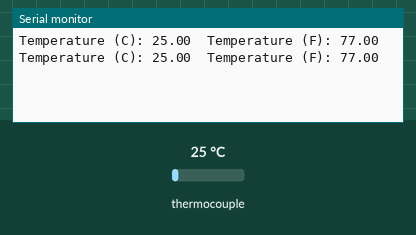
The sketch below on a simulated Arduino Uno, built with avr-gcc and run on an emulated ATmega328P. Shown: the last lines printed to the serial monitor. The inputs (shaded band) are chosen by the test bench; at power-on: thermocouple 25 °C.

Above: at 2.2 s.
2.3 s: thermocouple set to 6 °C
At 3.6 s:
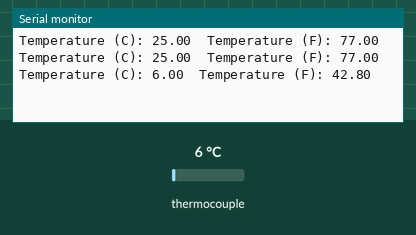
3.8 s: thermocouple set to 75 °C
At 4.8 s:
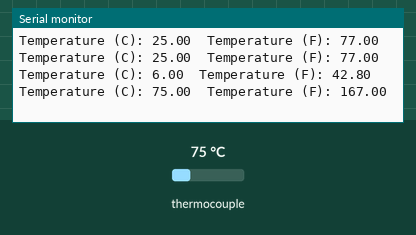
Timing chart, 0 to 6.8 s (numbered marks = the images above; inputs shaded):
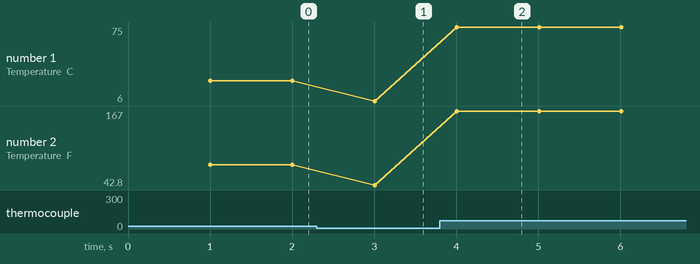

Measured:
- after the input at 2.3 s, the serial monitor: prints a new line after 0.71 s (image 1)
- after the input at 3.8 s, the serial monitor: prints a new line after 0.21 s (image 2)
- plotted number 1: 25 → 6 after the input at 2.3 s, 6 → 75 after the input at 3.8 s
- plotted number 2: 77 → 42.8 after the input at 2.3 s, 42.8 → 167 after the input at 3.8 s

The sketch:

Temp_Code.ino
```cpp
#include <max6675.h>

// Define the pins connected to the MAX6675 module
#define MAX6675_CLK 18
#define MAX6675_CS  5
#define MAX6675_SO  19

// Create a MAX6675 object
MAX6675 thermocouple(MAX6675_CLK, MAX6675_CS, MAX6675_SO);

void setup() {
  Serial.begin(115200);
  delay(500);

  // Initialize the MAX6675 module
  thermocouple.begin();

  // Wait for the MAX6675 module to stabilize
  delay(500);
}

void loop() {
  // Read the temperature from the MAX6675 thermocouple
  double celsius = thermocouple.readCelsius();
  double fahrenheit = thermocouple.readFahrenheit();

  // Print the temperature readings to the serial monitor
  Serial.print("Temperature (C): ");
  Serial.print(celsius);
  Serial.print("  Temperature (F): ");
  Serial.println(fahrenheit);

  // Wait for a brief moment before taking the next reading
  delay(1000);
}
```
